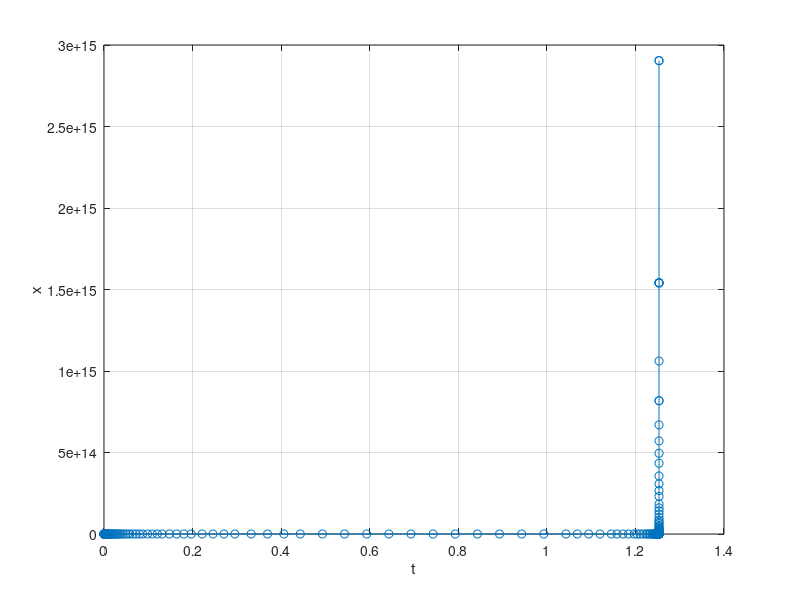

Source code (MATLAB):
% file 'livermore.m'

f = @(x,t) x.*(t.^2 + 1);
t = linspace(0,2,50);
x0 = 1;

%x_sol = lsode(f, x0, t);

tspan = [0 2];
odeset('InitialStep', 1.0e+1,'MaxStep', 1.0e+1);
% 'RelTol', 1.0e-6,'AbsTol', 1.0e-6);
[t_sol, x_sol] = ode45(f, tspan, x0);

% plot the solution
plot(t_sol, x_sol, 'o-')
grid on 
xlabel('t');
ylabel('x');